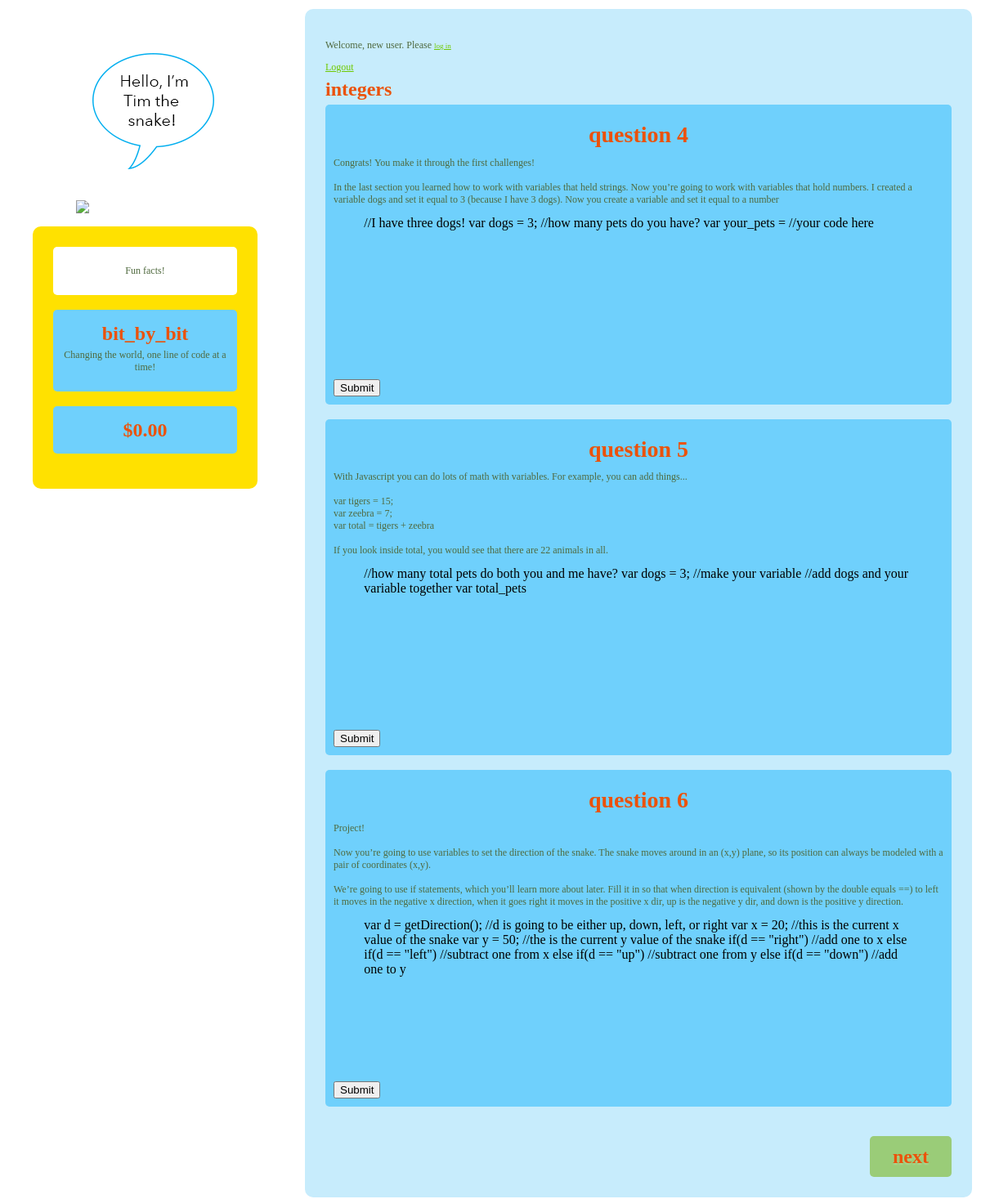
The app's page /questions/2/ with its own data.
### questions/models.py (models this page shows)
class Topic(models.Model):
    topic = models.CharField(max_length=200)

class Question(models.Model):
	topic = models.ForeignKey(Topic)
	isproject = models.BooleanField()
	text = models.CharField(max_length=2000)
	question_code = models.CharField(max_length=2000)

### questions/views.py (the view)
# urls.py: url(r'^(?P<topic_id>\d+)/$', views.detail, name='detail'),
def detail(request, topic_id):
	topic = Topic.objects.get(pk=topic_id)
	try:
		next_topic_id = int(topic_id) + 1
		next_topic_text = Topic.objects.get(pk=next_topic_id).topic
	except:
		next_topic_id = 'finish'
		next_topic_text = 'finish'
	question_list = topic.question_set.all()
	template = loader.get_template('questions/detail.html')
	context = RequestContext(request, {
	    'question_list': question_list,
	    'topic': topic.topic,
	    'next_topic_id': next_topic_id,
	    'next_topic_text': next_topic_text,
	})
	return HttpResponse(template.render(context))

### questions/templates/questions/detail.html (shortened to what this page needs)
<html>
	<head>
		{% load staticfiles %}
		<link rel="stylesheet" type="text/css" href="{% static "css/style.css" %}">
	</head>
	<body>
		<table>
			<tr>
				<td class = "snake">
					<div class = "fixer" id = "header">
						<img src = "/static/images/snake.png">
						<img src = "/static/images/blurb.png">
						<p>
						<div class = "main" id="aboutinfo">
							<div id='funfact'><p><span>Fun facts!</span></p></div><br>
							<div id = "information">
							<div id='name'><h1>bit_by_bit</h1></div>
							<p> Changing the world, one line of code at a time!</p>
							</div>
							<br>
							<div id = "score">
							<h1>$0.00</h1>
							</div>
							<br>
						</div>
					</div>
				</td>
				<td class ="content">
					<div class = "main">
						<div class="userinfo">
							{% if user.is_authenticated %}
							    <p>You are logged in as {{ user.username }}</p>
							{% else %}
							    <p>Welcome, new user. Please <a href="/questions/login/">log in</a></p>
							{% endif %}
							<div id='logoutbutton'>
								<a href="/questions/logout/">Logout</a>
							</div>
						</div>
						<div id="topic"><h1>{{topic}}</h1></div>
						{% autoescape off %}
						{% if question_list %}
						    {% for question in question_list %}
						    	<div id = "question">
									<h2>Question {{question.id}}</h2>
							        <div id='qtext'><p>{{ question.text }}</a></p></div>
							        <div class="editor" id={{ question.id}} >{{question.question_code}}</div>
							        <button type="button" class="SubmitButton" id={{question.id}}>Submit</button>
						        </div>
						        <br>
						    {% endfor %}
						{% else %}
						    <p>No questions are available.</p>
						{% endif %}
						{% endautoescape %}
						<br>
						<div align = "right">
							<a href = "/questions/{{ next_topic_id }}/" class = "button">Next</a>
						</div>
					</div>
				</td>
			</tr>
		</table>
	</body>
</html>

### questions/static/css/style.css (style rules this page uses)
p { font-family: Tahoma; font-size: .75em; text-decoration: none; color: #4F693E; }
a { font-family: Tahoma; font-size: 0.75em; text-decoration: bold; color: #6FC900; }
body { background-color: white; }
h1 { font-family: Tahoma; font-size: 1.5em; text-decoration: none; text-transform: lowercase; color: #eb520a; line-height: 25%; }
h2 { font-family: Tahoma; font-size: 1.75em; text-decoration: none; text-transform: lowercase; color: #eb520a; line-height: 25%; text-align: center; }
td.snake { min-width: 300px; width: 20%; vertical-align: top; text-align: center; padding-left: 30px; padding-right: 30px; }
td.content { width: 80%; vertical-align: text-top; }
.main { background-color: #c7ecfc; padding: 25px; margin-left: auto; margin-right: auto; border-radius: 10px; vertical-align: top; }
#funfact { background-color: white; padding: 10px; border-radius: 5px; vertical-align: top; }
#aboutinfo { width: 225px; background-color: #FFE100; }
.fixer { position: fixed; z-index: 20; margin-left: auto; margin-right: auto; }
#header { margin-top: 50px; }
#question { background-color: #6FD0FC; padding: 10px; border-radius: 5px; vertical-align: top; }
.editor { position: relative; margin-left: auto; margin-right: auto; height: 200px; width: 90%; }
#information { background-color: #6FD0FC; padding: 10px; border-radius: 5px; vertical-align: top; }
#score { background-color: #6FD0FC; padding: 10px; border-radius: 5px; vertical-align: top; }
.button { display: block; height: 50px; width: 100px; background: #9ACC78; color: #eb520a; text-align: center; text-transform: lowercase; font: bold 1.5em/50px Tahoma; background: linear-gradient(top, #9ACC78, #6D9154); border-radius: 5px; text-shadow: 0 2px 2px rgba(255, 255, 255, 0.2); }
a.button { text-decoration: none; }

### records on screen
Topic: topic "integers"
Question: id "4", text "Congrats! You make it through the first challenges! In the last section you learned how to work with variables that held strings. Now you’re going to work with variables that hold numbers. I created a variable dogs and set it equal to 3 (because I have 3 dogs). Now you create a variable and set it equal to a number", question_code "//I have three dogs! var dogs = 3; //how many pets do you have? var your_pets = //your code here"
Question: id "5", text "With Javascript you can do lots of math with variables. For example, you can add things... var tigers = 15; var zeebra = 7; var total = tigers + zeebra If you look inside total, you would see that there are 22 animals in all.", question_code "//how many total pets do both you and me have? var dogs = 3; //make your variable //add dogs and your variable together var total_pets"
Question: id "6", text "Project! Now you’re going to use variables to set the direction of the snake. The snake moves around in an (x,y) plane, so its position can always be modeled with a pair of coordinates (x,y). We’re going to use if statements, which you’ll learn more about later. Fill it in so that when direction is equivalent (shown by the double equals ==) to left it moves in the negative x direction, when it goes right it moves in the positive x dir, up is the negative y dir, and down is the positive y direction.", question_code "var d = getDirection(); //d is going to be either up, down, left, or right var x = 20; //this is the current x value of the snake var y = 50; //the is the current y value of the snake if(d == \"right\") //add one to x else if(d == \"left\") //subtract one from x else if(d == \"up\") //subtract one from y else if(d == \"down\") //add one to y"
